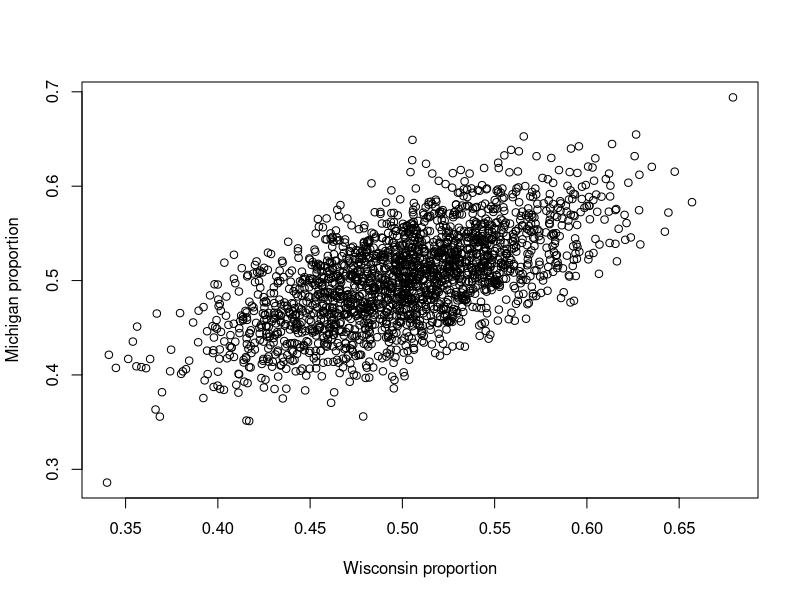

Reproduce this figure in R.
## ---- chunk 1
M <- 1e5; # Generate 100K Monte Carlo samples
X1 <- rnorm( n=M, mean=1, sd=sqrt(1) );
X2 <- rnorm( n=M, mean=2, sd=sqrt(2) );

# Compute the (sample) variances of the copies of X1 and X2.
v1 <- var(X1);
v2 <- var(X2);

# v1 should be close to 1=Var X_1, v2 close to 2=Var X_2.
c( v1, v2 )
## ---- chunk 2
# cov( x, y) computes the (sample) covariance between
# the entries of vectors x and y.
# See ?cov for details.
cov( X1, X2 );
## ---- chunk 3
var(X1 + X2)
## ---- chunk 4
mu <- c(.5,.5); # Vector of means; both W_p and M_p are mean 1/2.
CovMx <- matrix( c(.05^2,.04^2,.04^2,.05^2), nrow = 2); # Make a two-by-two symmetric matrix.
CovMx;
## ---- chunk 5
library(MASS); # This library includes a multivariate normal
WpMp = mvrnorm(n=2000, mu=mu, Sigma=CovMx); #mvrnorm is the multivariate version of rnorm.
plot(WpMp, xlab = "Wisconsin proportion", ylab = "Michigan proportion");
## ---- chunk 6
# WpMp is an array with two columns and 500 rows.
# If we call cov on it directly, we get something shaped
# like our covariance matrix.
cov(WpMp )
## ---- chunk 7
generate_game_state <- function() {
  # Generate a random instance of the Monty Hall game.
  # That is, a random assignment of prizes to doors
  # and an initial guess for our contestant.
  # Generate an assignment of prizes/goats to doors.
  # We'll encode the Grand Prize as a 1 and the goats as 0s.
  # Reminder: sample(v) just returns a random permutation
  # of the entries of v.
  prizes <- sample( c(1,0,0) );
  # Now, let's randomly pick a door to guess.
  # We pick door number 1, 2 or 3.
  # Use sample() to choose from {1,2,3} uniformly at random
  doors <- c(1,2,3)
  guess <- sample( doors, size=1);
  # Record the other two doors.
  # x[-c] returns the entries of x NOT in vector c.
  otherdoors <- doors[-guess];
  
  # Return a list object, which will be easier to work with
  # when we want to access the different pieces of game
  # information
  game <- list(prizes=prizes, guess=guess,
               otherdoors=otherdoors );
  return( game )
}

run_game_noswitch <- function() {
  # Run one iteration of Let's Make a Deal,
  # in which we do NOT switch our guess.
  
  # Generate a game.
  game <- generate_game_state()
  # Now, Monty Hall has to reveal a door to us.
  # If we were switching our guess, we would need to do some
  # extra work to check some conditions (see below for that),
  # but since we're not switching, let's just cut to the
  # chase and see if we won the prize or not.
  # Remember, game$prizes is a vector of 0s and 1s, encoding
  #     the prizes behind the three doors.
  # game$guess is 1, 2 or 3, encoding which door we guessed
  return( game$prizes[game$guess] )
}

run_game_yesswitch <- function() {
  # Run one iteration of Let's Make a Deal,
  # in which we DO switch our guess.
  
  # Generate a game.
  game <- generate_game_state()
  guess <- game$guess; # We're going to switch this guess.
  # Now, Monty Hall has to reveal a door to us.
  # To do that, we need to look at the other doors,
  # and reveal that one of them has a goat behind it.
  # game$otherdoors is a vector of length 2, encoding the
  # two doors that we didn't look at.
  # So let's look at them one at a time.
  # Note: there are other, more clever ways to write
  # this code, but this is the simplest implementation
  # to think about, in my opinion.
  if( game$prizes[game$otherdoors[1]]==0 ){
    # The first non-guessed door doesn't have a goat
    # behind it, so Monty Hall shows us the goat behind
    # that door, and we need to switch our guess to the
    # *other* door that we didn't choose.
    guess <- game$otherdoors[2];
  } else {
    # If the Grand Prize is behind otherdoors[1],
    # so that game$otherdoors[1]]==1,
    # then Monty Hall is going to show us a goat behind
    # otherdoors[2], and we have the option to switch our
    # guess to otherdoors[1],
    # and we will exercise that option
    guess <- game$otherdoors[1];
  }
  # Now check if we won the prize!
  return( game$prizes[guess] )
}
## ---- chunk 8
M <- 1e4;
noswitch_wins <- 0;
for(i in 1:M) {
  noswitch_wins <- noswitch_wins + run_game_noswitch()
}

noswitch_wins/M
## ---- chunk 9
M <- 1e4;
yesswitch_wins <- 0;
for(i in 1:M) {
  yesswitch_wins <- yesswitch_wins + run_game_yesswitch()
}

yesswitch_wins/M
